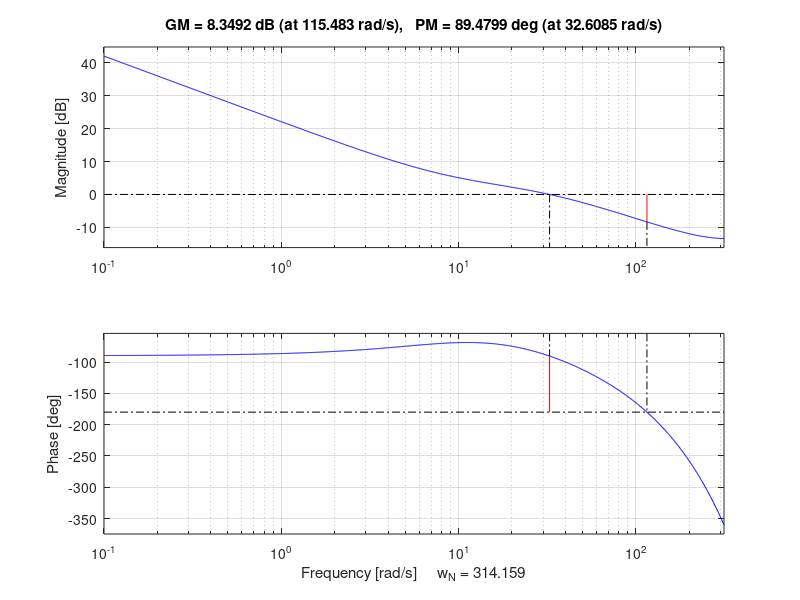

Write the MATLAB code that produced this figure. (Note: this script raises an error after producing the figure.)

A_sys = tf([0.5251], [1, - 0.7338,0], 0.01);
B_sys = tf([0.473], [1, - 0.7594,0], 0.01);
Ts = 0.01;
currentDir= pwd();
% Rename the system , shorter name makes it easier
%A_sys = A_sys_iter_onGround
%B_sys = B_sys_iter_onGround


%% Choose a design value for the phase margin
% The PI-compensator is designed according to the frequency response 
% of the system following the method described in the cours slides
Pm_design=90;
w_eval = logspace(1,log10((1/Ts)*3.14),500);

[mag_A,phase_A,wout_A] = bode(A_sys,w_eval);
[Gm_A,Pm_A,Wcg_A,Wcp_A] = margin(A_sys);

[mag_B,phase_B,wout_B] = bode(B_sys,w_eval);
[Gm_B,Pm_B,Wcg_B,Wcp_B] = margin(B_sys);

% Calculate the Phase margin of the current open loop system for A and B
Pm_A;
Pm_B;
%Choose the expected value for the lag angle of the PID
lag_Phase_PI=15;
%% Calculation of the new crossover frequency
targetPhase = -180+Pm_design+lag_Phase_PI;
phase_A = reshape(phase_A,[],1);
phase_B = reshape(phase_B,[],1);
w_crossNew_A = interp1(phase_A,w_eval,targetPhase)
w_crossNew_B = interp1(phase_B,w_eval,targetPhase)
Ti_A = tand(90-lag_Phase_PI)/w_crossNew_A
Ti_B = tand(90-lag_Phase_PI)/w_crossNew_B

% Transforming PI compensator from the form (K/s)(s+1/Ti) to
% (kp*s+ki)/s, multiplication with K is done afterwards since it is still
% to be determined
kp_A = 1;
ki_A = kp_A/Ti_A;
PI_A = c2d(tf([kp_A ki_A],[1 0]),Ts);

kp_B = 1;
ki_B = kp_B/Ti_B;
PI_B = c2d(tf([kp_B ki_B],[1 0]),Ts);
% Calculate the forward loop with a K=1
FL_A = PI_A*A_sys;
FL_B = PI_B*B_sys;


% Calculate K that is needed to have the unity gain at the new crossover
% frequency
[mag_FL_A,phase_FL_A,wout_FL_A] = bode(FL_A,w_eval);
mag_FL_A = reshape(mag_FL_A,[],1);
kp_A = 1/interp1(w_eval,mag_FL_A,w_crossNew_A);
ki_A = kp_A/Ti_A;
PI_A = c2d(tf([kp_A ki_A],[1 0]),Ts);


FL_B = PI_B*B_sys;
[mag_FL_B,phase_FL_B,wout_FL_B] = bode(FL_B,w_eval);
mag_FL_B = reshape(mag_FL_B,[],1);
kp_B = 1/interp1(w_eval,mag_FL_B,w_crossNew_B);
ki_B = kp_B/Ti_B;
PI_B = c2d(tf([kp_B ki_B],[1 0]),Ts);
%Forward loop with the right gain

FL_A = A_sys*PI_A
figure(500);
margin(FL_A);
FL_B = B_sys*PI_B;
%figure(6546512)
%margin(FL_A)
CL_A = feedback(FL_A,1)
%figure(5000);
%bode(CL_A);

[mag, phase, w] = bode(CL_A);
w_3dB = w(find(abs(mag - 0.707) == min(abs(mag - 0.707))));

fprintf('Frequency at which -3dB is crossed: %.2f rad/s\n', w_3dB);
CL_B = feedback(FL_B,1)

%% Plotting the figures for case without any added weight
relativePath ='6rad_unweighted.csv'; 
csvfile = fullfile(currentDir, relativePath);
%csvfile = 'C:\Users\toonm\OneDrive\Documenten\KULeuven\2023-2024\Sem1\Systems and Control Theory\Control theory Assigment\Assignment 1\60dgFM.csv';
labels = strsplit(fileread(csvfile), '\n'); % Split file in lines
labels = strsplit(labels{:, 2}, ', '); % Split and fetch the labels (they are in line 2 of every reco
data = dlmread(csvfile, ',', 2, 0); % Data follows the labels

indexFirst = find(data(:,3)~=0,1,"first")-10;% we started with zero state in Arduino
indexLast = indexFirst+90; 
omegaref_noWeight = data(indexFirst:indexLast,8);
omegaA_noWeight = data(indexFirst:indexLast,6);
errorA_noWeight= data(indexFirst:indexLast,4);
uA_noWeight= data(indexFirst:indexLast,2);

relativePath ='6rad_weighted.csv'; 
csvfile = fullfile(currentDir, relativePath);
%csvfile = 'C:\Users\toonm\OneDrive\Documenten\KULeuven\2023-2024\Sem1\Systems and Control Theory\Control theory Assigment\Assignment 1\60dgFM.csv';
labels = strsplit(fileread(csvfile), '\n'); % Split file in lines
labels = strsplit(labels{:, 2}, ', '); % Split and fetch the labels (they are in line 2 of every reco
data = dlmread(csvfile, ',', 2, 0); % Data follows the labels

indexFirst = find(data(:,3)~=0,1,"first")-10;% we started with zero state in Arduino
indexLast = indexFirst+90; 
omegaref_addedWeight = data(indexFirst:indexLast,8);
omegaA_addedWeight = data(indexFirst:indexLast,6);
errorA_addedWeight= data(indexFirst:indexLast,4);
uA_addedWeight= data(indexFirst:indexLast,2);


N_step = length(uA_noWeight);
length(uA_noWeight)
t_step = [0:N_step-1]'*Ts;
color = [0.5, 0, 0];

% Plot of response to a step input
figure(5417);

plot(t_step, omegaref_noWeight, '--', 'Color', 'k', 'LineWidth', 1.5, 'DisplayName', 'Reference step signal');
hold on;
plot(t_step, omegaA_noWeight, '-','Color', [0.5, 0.5, 0.5], 'LineWidth', 2, 'DisplayName', 'Measured \omega_{A}');
plot(t_step, lsim(CL_A, omegaref_noWeight, t_step), '-', 'Color', 'k', 'LineWidth', 2, 'DisplayName', 'Simulated \omega_{A}');
hold off;
xlabel('Time (s)');
ylabel('\omega (rad/s)');
legend('show','Location', 'SouthEast');
grid on;
saveas(gcf, 'plots/noDisturbance_stepresponse.png');

% Plot of the tracking error to a step reference
figure(5411);
hold on;
plot(t_step, omegaref_noWeight-omegaA_noWeight, '-','Color', [0.5, 0.5, 0.5], 'LineWidth', 2, 'DisplayName', 'Measured \omega_{A}');
plot(t_step, omegaref_noWeight-lsim(CL_A, omegaref_noWeight, t_step), '-', 'Color', 'k', 'LineWidth', 1.5, 'DisplayName', 'Simulated \omega_{A}');
hold off;
xlabel('Time (s)');
ylabel('\omega (rad/s)');
legend('show','Location', 'NorthEast');
grid on;
saveas(gcf, 'plots/noDisturbance_trackingerror.png');

% Plot of the control signal simulated and measured
figure(5421);
sim_trackerror = omegaref_noWeight - lsim(CL_A, omegaref_noWeight, t_step);

plot(t_step, uA_noWeight, '-', 'Color', [0.5, 0.5, 0.5], 'LineWidth', 2, 'DisplayName', 'Measured control singal');
hold on;
plot(t_step, lsim(PI_A, sim_trackerror, t_step), '-','Color', 'k', 'LineWidth', 2, 'DisplayName', 'Simulated control signal');

hold off;
xlabel('Time (s)');
ylabel('Voltage (V)');
legend('show','Location', 'NorthEast');
grid on;
saveas(gcf, 'plots/noDisturbance_controlsignal.png');
figure(55);

plot(t_step, omegaref_noWeight, '--', 'Color', 'k', 'LineWidth', 1.5, 'DisplayName', 'Reference step signal');
hold on;

plot(t_step, omegaA_noWeight, '-','Color', [0.5, 0.5, 0.5], 'LineWidth', 2, 'DisplayName', 'Measured \omega_{A} without disturbance');
plot(t_step, lsim(CL_A, omegaref_noWeight, t_step), '-', 'Color', 'k', 'LineWidth', 2, 'DisplayName', 'Simulated \omega_{A}');
plot(t_step, omegaA_addedWeight, '-','Color', color, 'LineWidth', 2, 'DisplayName', 'Measured \omega_{A} with disturbance');
hold off;
xlabel('Time (s)');
ylabel('\omega (rad/s)');
legend('show','Location', 'SouthEast');
grid on;
saveas(gcf, 'plots/Disturbance_stepresponse.png');

% Plot of the tracking error to a step reference
figure(5455555);
plot(t_step, omegaref_noWeight-omegaA_noWeight, '-','Color', [0.5, 0.5, 0.5], 'LineWidth', 2, 'DisplayName', 'Measured \omega_{A} without disturbance');
hold on;
plot(t_step, omegaref_noWeight-omegaA_addedWeight, '-','Color', color, 'LineWidth', 2, 'DisplayName', 'Measured \omega_{A} with disturbance');
plot(t_step, omegaref_noWeight-lsim(CL_A, omegaref_noWeight, t_step), '-', 'Color', 'k', 'LineWidth', 1.5, 'DisplayName', 'Simulated \omega_{A}');
hold off;
xlabel('Time (s)');
ylabel('\omega (rad/s)');
legend('show','Location', 'NorthEast');
grid on;
saveas(gcf, 'plots/Disturbance_trackingerror.png');

% Plot of the control signal simulated and measured
figure(54215555);
sim_trackerror = omegaref_noWeight - lsim(CL_A, omegaref_noWeight, t_step);

plot(t_step, uA_noWeight, '-', 'Color', [0.5, 0.5, 0.5], 'LineWidth', 2, 'DisplayName', 'Measured control singal');
hold on;
plot(t_step, uA_addedWeight, '-', 'Color', color, 'LineWidth', 2, 'DisplayName', 'Measured control singal with disturbance');
plot(t_step, lsim(PI_A, sim_trackerror, t_step), '-','Color', 'k', 'LineWidth', 2, 'DisplayName', 'Simulated control signal');

hold off;
xlabel('Time (s)');
ylabel('Voltage (V)');
legend('show','Location', 'NorthEast');
grid on;
saveas(gcf, 'plots/Disturbance_controlsignal.png');


